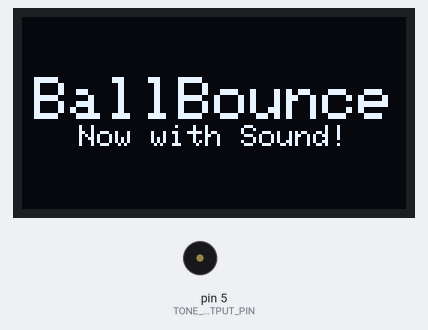
Bench run of a sketch on a simulated Arduino Uno, built with avr-gcc and run on an emulated ATmega328P. On the bench: 128×64 one-colour display, buzzer (waves = sounding). Random numbers use the default seed unless the sketch sets one.

Above: at 0.1 s.
At 1.27 s:
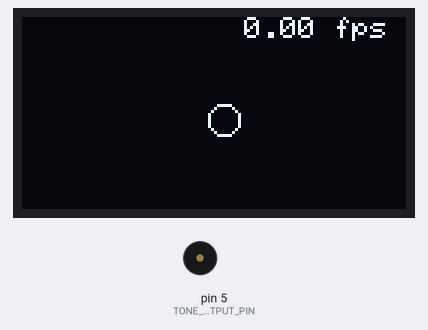
At 20.14 s:
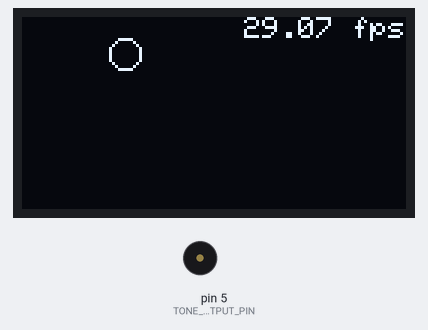
At 39.32 s:
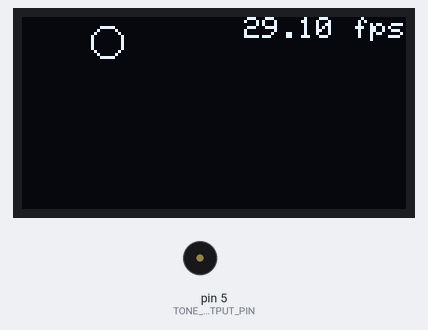
Timing chart, 0 to 40.0 s (numbered marks = the images above):
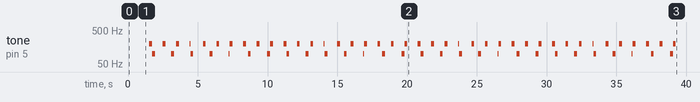

The sketch:

BallBounceWithSound.ino
```cpp
/**
 *  Draws a bouncing ball on the OLED _display. We play a short tone when
 *  the ball bounces on the "walls" or "ceiling" of the _display.
 *
 *  Based on: https://makeabilitylab.github.io/p5js/Animation/BallBounce2D
 *  Source: https://github.com/makeabilitylab/p5js/tree/master/Animation/BallBounce2D
 *
 *  Adafruit Gfx Library:
 *  https://learn.adafruit.com/adafruit-gfx-graphics-library/overview
 *
 *  Adafruit OLED tutorials:
 *  https://learn.adafruit.com/monochrome-oled-breakouts
 *
 *  By Jon E. Froehlich
 *  @jonfroehlich
 *  http://makeabilitylab.io
 *
 */

#include <Wire.h>
#include <SPI.h>

#include <Adafruit_GFX.h>
#include <Adafruit_SSD1306.h>

#define SCREEN_WIDTH 128 // OLED display width, in pixels
#define SCREEN_HEIGHT 64 // OLED display height, in pixels

// Declaration for an SSD1306 display connected to I2C (SDA, SCL pins)
#define OLED_RESET     4 // Reset pin # (or -1 if sharing Arduino reset pin)
Adafruit_SSD1306 _display(SCREEN_WIDTH, SCREEN_HEIGHT, &Wire, OLED_RESET);

const int TONE_OUTPUT_PIN = 5;
const int DELAY_LOOP_MS = 5;
const int WALL_COLLISION_TONE_FREQUENCY = 100;
const int CEILING_COLLISION_TONE_FREQUENCY = 200;
const int PLAY_TONE_DURATION_MS = 200;


// Ball variables
const int _ballRadius = 5;
int _xBall = 0;
int _yBall = 0;
int _xSpeed = 0;
int _ySpeed = 0;

// for tracking fps
float _fps = 0;
unsigned long _frameCount = 0;
unsigned long _fpsStartTimeStamp = 0;

// status bar
const boolean _drawStatusBar = true; // change to show/hide status bar

void setup() {
  pinMode(TONE_OUTPUT_PIN, OUTPUT);

  Serial.begin(9600);

  initializeOledAndShowStartupScreen();

  // Initialize ball to center of screen
  _xBall = _display.width() / 2;
  _yBall = _display.height() / 2;

  // Gets a random long between min and max - 1
  // https://www.arduino.cc/reference/en/language/functions/random-numbers/random/
  randomSeed(analogRead(A0)); // Seed the randomness with random voltage value
  _xSpeed = random(1, 4);
  _ySpeed = random(1, 4);

  //Serial.println((String)"_xBall:" + _xBall + " _xBall:" + _xBall + " _xSpeed:" + _xSpeed + " _ySpeed:" + _ySpeed);
   _fpsStartTimeStamp = millis();
}

void loop() {

  _display.clearDisplay();

  if(_drawStatusBar){
    drawStatusBar();
  }

  calcFrameRate();

  // Update ball based on speed location
  _xBall += _xSpeed;
  _yBall += _ySpeed;

  // Check for ball bounce
  if(_xBall - _ballRadius <= 0 || _xBall + _ballRadius >= _display.width()){
    _xSpeed = _xSpeed * -1; // reverse x direction

    // Play tone when ball hits wall
    // See: https://www.arduino.cc/reference/en/language/functions/advanced-io/tone/
    tone(TONE_OUTPUT_PIN, WALL_COLLISION_TONE_FREQUENCY, PLAY_TONE_DURATION_MS);
  }

  if(_yBall - _ballRadius <= 0 || _yBall + _ballRadius >= _display.height()){
    _ySpeed = _ySpeed * -1; // reverse y direction

    // Play slightly higher tone when ball hits floor or ceiling
    tone(TONE_OUTPUT_PIN, CEILING_COLLISION_TONE_FREQUENCY, PLAY_TONE_DURATION_MS);
  }

  // Draw circle
  _display.drawCircle(_xBall, _yBall, _ballRadius, SSD1306_WHITE);

  // Render buffer to screen
  _display.display();

  if(DELAY_LOOP_MS > 0){
    delay(DELAY_LOOP_MS);
  }

  //Serial.println((String)"_xBall:" + _xBall + " _xBall:" + _xBall + " _xSpeed:" + _xSpeed + " _ySpeed:" + _ySpeed);
}

/**
 * Call this from setup() to initialize the OLED screen
 */
void initializeOledAndShowStartupScreen(){
  // SSD1306_SWITCHCAPVCC = generate display voltage from 3.3V internally
  if (!_display.begin(SSD1306_SWITCHCAPVCC, 0x3D)) { // Address 0x3D for 128x64
    Serial.println(F("SSD1306 allocation failed"));
    for (;;); // Don't proceed, loop forever
  }

  // Clear the buffer
  _display.clearDisplay();

  // Display opening screen
  _display.setTextSize(2);
  _display.setTextColor(WHITE, BLACK);
  int16_t x1, y1;
  uint16_t textWidth, textHeight;
  String strOpeningScreenTitle = "BallBounce";
  _display.getTextBounds(strOpeningScreenTitle, 0, 0, &x1, &y1, &textWidth, &textHeight);
  uint16_t xText = _display.width() / 2 - textWidth / 2;
  uint16_t yText = _display.height() / 2 - textHeight / 2 - 4;
  _display.setCursor(xText, yText);
  _display.println(strOpeningScreenTitle);
  _display.display();

  // Draw subtitle
  yText += textHeight;
  _display.setTextSize(1);
  String strOpeningScreenSubTitle = "Now with Sound!";
  _display.getTextBounds(strOpeningScreenSubTitle, 0, 0, &x1, &y1, &textWidth, &textHeight);
  xText = _display.width() / 2 - textWidth / 2;
  _display.setCursor(xText, yText);
  _display.println(strOpeningScreenSubTitle);
  _display.display();

  delay(1000);

  _display.clearDisplay();
}

/**
 * Call this every frame to calculate frame rate
 */
void calcFrameRate() {
  unsigned long elapsedTime = millis() - _fpsStartTimeStamp;
  _frameCount++;
  if (elapsedTime > 1000) {
    _fps = _frameCount / (elapsedTime / 1000.0);
    _fpsStartTimeStamp = millis();
    _frameCount = 0;
  }
}

/**
 * Draws the status bar at top of screen with fps
 */
void drawStatusBar() {

  // Draw frame count
  int16_t x1, y1;
  uint16_t w, h;
  _display.setTextSize(1);
  _display.getTextBounds("XX.XX fps", 0, 0, &x1, &y1, &w, &h);
  _display.setCursor(_display.width() - w, 0);
  _display.print(_fps);
  _display.print(" fps");
}
```

Measured:
- by itself, tone on pin 5 (TONE_OUTPUT_PIN): plays 200 Hz for 0.21 s, 100 Hz for 0.20 s, 200 Hz for 0.20 s, 100 Hz for 0.20 s, 200 Hz for 0.20 s, 200 Hz for 0.07 s … (68 notes in this stretch)
- what the display in image 0 shows lasts 1.0 s, from 0.1 s to 1.1 s
